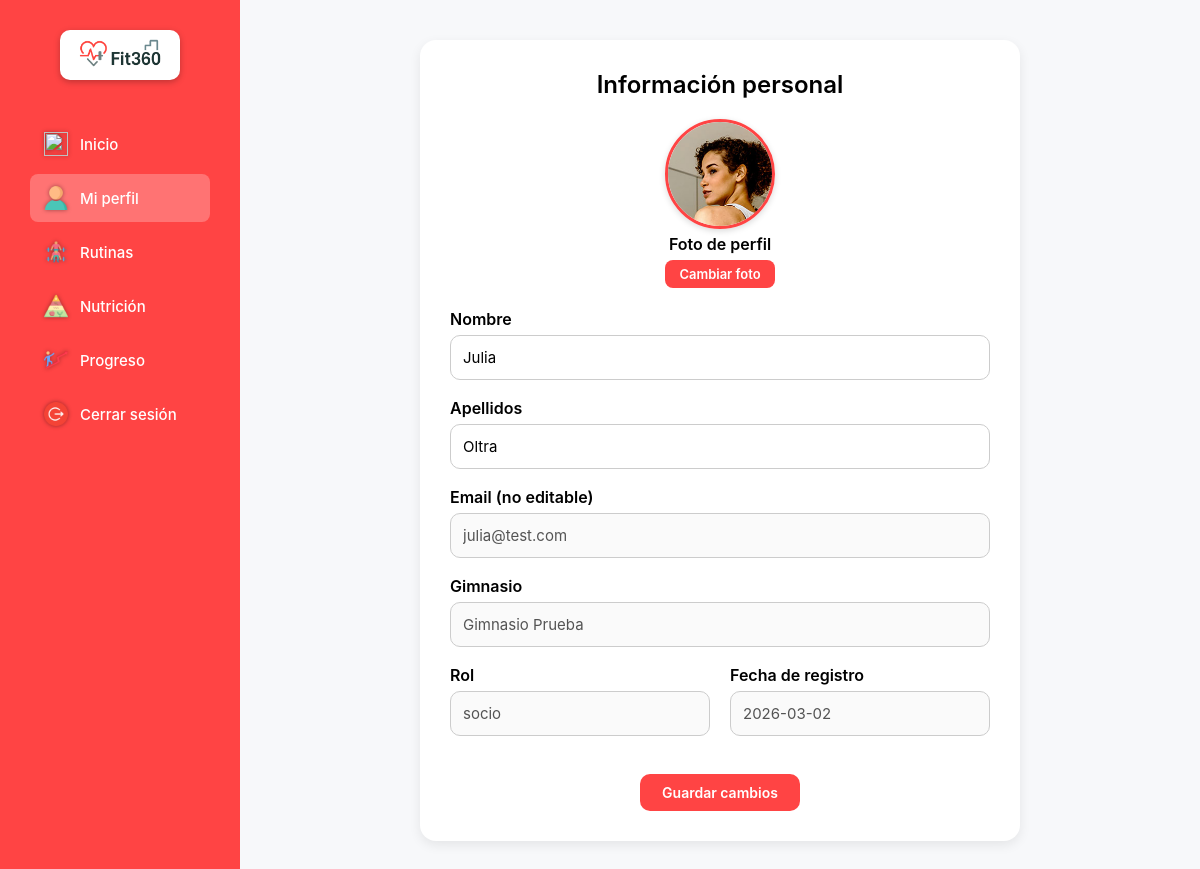
/frontend/views/perfil.php (signed in), run on the app's committed database.
### tables this page shows
CREATE TABLE `usuario` (
  `id_usuario` int(11) NOT NULL,
  `nombre` varchar(100) DEFAULT NULL,
  `apellidos` varchar(150) DEFAULT NULL,
  `email` varchar(150) DEFAULT NULL,
  `avatar` varchar(255) NOT NULL DEFAULT 'default-avatar.png',
  `contrasena` varchar(255) DEFAULT NULL,
  `fecha_registro` date DEFAULT NULL,
  `rol` enum('admin','socio','entrenador','dietista') NOT NULL DEFAULT 'socio',
  `id_gimnasio` int(11) DEFAULT NULL
);

CREATE TABLE `gimnasio` (
  `id_gimnasio` int(11) NOT NULL,
  `nombre` varchar(100) DEFAULT NULL,
  `direccion` varchar(200) DEFAULT NULL,
  `email_contacto` varchar(150) DEFAULT NULL,
  `telefono` varchar(20) DEFAULT NULL,
  `fecha_alta` date DEFAULT NULL,
  `activo` tinyint(1) DEFAULT NULL
);

### frontend/views/perfil.php (the view, shortened to what this page needs)
<?php
require_once "../../backend/config/conexion.php";
$idUsuario = $_SESSION["id_usuario"];
$sql = "SELECT u.nombre, u.apellidos, u.email, u.rol, u.fecha_registro,
               u.avatar,
               g.nombre AS gimnasio
        FROM usuario u
        LEFT JOIN gimnasio g ON u.id_gimnasio = g.id_gimnasio
        WHERE u.id_usuario = ?";
$stmt = $conexion->prepare($sql);
$stmt->bind_param("i", $idUsuario);
$stmt->execute();
$resultado = $stmt->get_result();
$usuario = $resultado->fetch_assoc();
?>
<!DOCTYPE html>
<html lang="es">
<head>
    <link rel="stylesheet" href="../css/dashboard.css">
    <link rel="stylesheet" href="../css/perfil.css">
</head>
<body>
<div class="dashboard-container">
    <aside class="sidebar">
        <div class="logo">
            <img src="../assets/img/logo/logo-fit360.png" alt="Fit360">
        </div>
        <nav>
            <a href="dashboard.php">
                <img src="../assets/img/dashboard/icon-dashboard.png">
                <span>Inicio</span>
            </a>
            <a href="perfil.php" class="active">
                <img src="../assets/img/dashboard/icon-users.png">
                <span>Mi perfil</span>
            </a>
            <a href="rutinas.php">
                <img src="../assets/img/dashboard/icon-routines.png">
                <span>Rutinas</span>
            </a>
            <a href="nutricion.php">
                <img src="../assets/img/dashboard/icon-nutrition.png">
                <span>Nutrición</span>
            </a>
            <a href="progreso.php">
                <img src="../assets/img/dashboard/icon-progress.png">
                <span>Progreso</span>
            </a>
            <a href="../../backend/controllers/logout.php">
                <img src="../assets/img/dashboard/icon-logout.png">
                <span>Cerrar sesión</span>
            </a>
        </nav>
    </aside>
    <main class="main-content">
        <section class="profile-section">
            <div class="profile-card">
                <div class="profile-header-centered">
                    <h2 class="profile-title-centered">Información personal</h2>
                    <?php
                        $avatar = $usuario['avatar'] ?? "";
                    ?>
                    <div class="avatar-container-centered">
                        <img src="../assets/img/users/<?php echo htmlspecialchars($avatar); ?>"
                             alt="Avatar"
                             class="avatar-preview-centered">
                    </div>
                </div>
                <form action="../../backend/controllers/perfil-controller.php"
                      method="POST"
                      enctype="multipart/form-data"
                      class="profile-form">
                    <div class="avatar-block-centered">
                        <label>Foto de perfil</label>
                        <label class="avatar-upload-centered">
                            Cambiar foto
                        </label>
                    </div>
                    <div class="form-group">
                        <label>Nombre</label>
                        <input type="text" name="nombre" value="<?php echo htmlspecialchars($usuario['nombre']); ?>" required>
                    </div>
                    <div class="form-group">
                        <label>Apellidos</label>
                        <input type="text" name="apellidos" value="<?php echo htmlspecialchars($usuario['apellidos']); ?>" required>
                    </div>
                    <div class="form-group">
                        <label>Email (no editable)</label>
                        <input type="email" value="<?php echo htmlspecialchars($usuario['email']); ?>" disabled>
                    </div>
                    <div class="form-group">
                        <label>Gimnasio</label>
                        <input type="text" value="<?php echo htmlspecialchars($usuario['gimnasio']); ?>" disabled>
                    </div>
                    <div class="form-row">
                        <div class="form-group half">
                            <label>Rol</label>
                            <input type="text" value="<?php echo htmlspecialchars($usuario['rol']); ?>" disabled>
                        </div>
                        <div class="form-group half">
                            <label>Fecha de registro</label>
                            <input type="text" value="<?php echo htmlspecialchars($usuario['fecha_registro']); ?>" disabled>
                        </div>
                    </div>
                    <button type="submit" class="btn-save">Guardar cambios</button>
                </form>
            </div>
        </section>
    </main>
</div>
</body>
</html>

### frontend/css/dashboard.css (style rules this page uses)
* { margin: 0; padding: 0; box-sizing: border-box; font-family: "Inter", sans-serif; }
.dashboard-container { display: flex; flex-direction: row; width: 100%; min-height: 100vh; background: #f7f8fa; }
.sidebar { width: 240px; background: #ff4444; padding: 30px; min-height: 100vh; color: #fff; }
.sidebar nav a { display: flex; align-items: center; gap: 12px; padding: 12px 14px; border-radius: 8px; text-decoration: none; color: #fff; margin-bottom: 6px; font-size: 15px; font-weight: 500; transition: all 0.2s ease; }
.sidebar nav a img { width: 24px; height: 24px; object-fit: contain; display: block; filter: drop-shadow(0 0 2px rgba(0, 0, 0, 0.4)); }
.sidebar nav a.active { background: rgba(255, 255, 255, 0.25); color: #fff; }
.sidebar nav a.active img { filter: drop-shadow(0 0 2px rgba(0, 0, 0, 0.4)); }
.logo { display: flex; justify-content: center; margin-bottom: 40px; }
.logo img { width: 120px; border-radius: 10px; background: #fff; padding: 3px; box-shadow: 0 2px 6px rgba(0, 0, 0, 0.25); border: 1px solid rgba(255, 255, 255, 0.4); }
.main-content { flex: 1; padding: 20px 40px 40px 40px; }
.profile-section { padding: 30px; display: flex; justify-content: center; }
.profile-card { background: #ffffff; padding: 30px; border-radius: 16px; width: 100%; max-width: 600px; box-shadow: 0 4px 12px rgba(0, 0, 0, 0.08); }
.profile-card h2 { font-size: 24px; margin-bottom: 20px; font-weight: 600; }
.profile-form .form-group { margin-bottom: 18px; }
.profile-form label { display: block; font-weight: 600; margin-bottom: 6px; }
.profile-form input { width: 100%; padding: 12px; border-radius: 10px; border: 1px solid #ccc; font-size: 15px; }
.btn-save { margin: 20px auto 0 auto; padding: 12px 28px; background: #ff4444; color: white; border: none; border-radius: 10px; font-size: 15px; cursor: pointer; font-weight: 600; display: block; width: fit-content; }
.form-row { display: flex; gap: 20px; }
.form-row .half { flex: 1; }
.profile-header-centered { display: flex; flex-direction: column; align-items: center; margin-bottom: 25px; }
.avatar-container-centered { display: flex; flex-direction: column; align-items: center; margin-bottom: 12px; }
.avatar-preview-centered { width: 110px; height: 110px; border-radius: 50%; object-fit: cover; border: 3px solid #ff4444; box-shadow: 0 2px 6px rgba(0, 0, 0, 0.15); margin-bottom: 8px; }
.avatar-upload-centered { display: inline-block; background: #ff4444; color: #fff; padding: 7px 16px; border-radius: 8px; cursor: pointer; font-size: 13px; font-weight: 600; }
.profile-title-centered { font-size: 22px; font-weight: 600; margin: 0; text-align: center; }
.avatar-block-centered { display: flex; flex-direction: column; align-items: center; margin-top: -40px; margin-bottom: 15px; }
.avatar-block-centered label { margin-bottom: 6px; font-weight: 600; }

### frontend/css/perfil.css (style rules this page uses)
.profile-section { padding-top: 20px; }
.btn-save { padding: 10px 22px; font-size: 14px; border-radius: 10px; }
.avatar-upload-centered { padding: 6px 14px; font-size: 13px; border-radius: 8px; }
.avatar-preview-centered { width: 110px; height: 110px; border-radius: 50%; object-fit: cover; }

### data on the page
usuario: avatar (picture), nombre "Julia", apellidos "Oltra", email "julia@test.com", id_gimnasio.nombre "Gimnasio Prueba", rol "socio", fecha_registro "2026-03-02"
